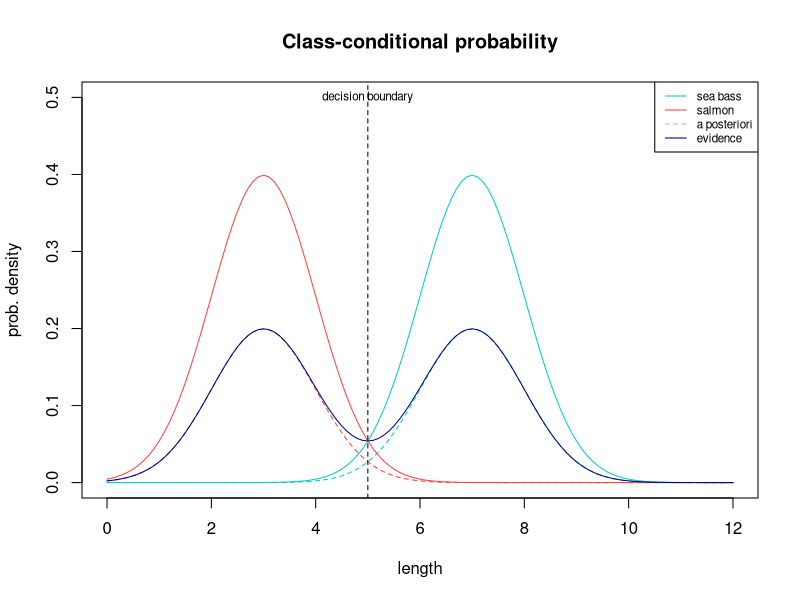
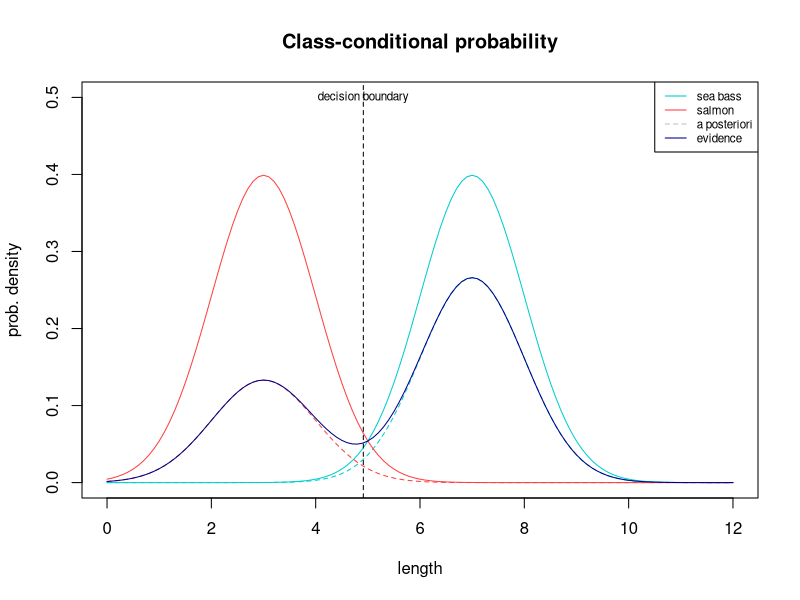

Source code (R) for these figures, in order:
## ---- chunk 1
knitr::opts_chunk$set(echo = TRUE)
## ---- chunk 2
length <- seq(0, 12, by=0.1) # lengt measurments

fx_y0 <- function(length) dnorm(length, mean = 7, sd = 1)
fx_y1 <- function(length) dnorm(length, mean = 3, sd = 1)
## ---- chunk 3
fx_evidence <- function(length, pi_0, pi_1) pi_0*fx_y0(length) + pi_1*fx_y1(length)

plot_class_prob <- function(pi_0, pi_1) {
  plot(length, fx_y0(length), main = "Class-conditional probability",  ylab="prob. density", ylim=c(0,0.5), type="l", lty = 1, col="cyan3")
  lines(length, pi_0*fx_y0(length), type="l", lty = 2, col="cyan3")
  lines(length, fx_y1(length),type="l", lty = 1, col="brown1")
  lines(length, pi_1*fx_y1(length), type="l", lty = 2, col="brown1")
  lines(length, fx_evidence(length, pi_0, pi_1), type="l", lty = 1, col="darkblue")
  decision_boundary <- (log(pi_1/pi_0) + 40) / 8
  abline(v=decision_boundary, lty=2, col="black" )
  text(decision_boundary, 0.5, "decision boundary", cex= 0.7)

  legend("topright", legend = c("sea bass", "salmon", "a posteriori", "evidence"), col=c("cyan3", "brown1", "gray", "darkblue"), lty = c(1, 1, 2, 1), cex = 0.7)
} 

plot_class_prob(0.5, 0.5)
## ---- chunk 4
plot_class_prob(2/3, 1/3)
